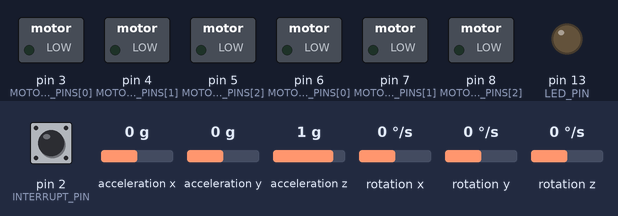
The sketch below on a simulated Arduino Uno, built with avr-gcc and run on an emulated ATmega328P. Parts: switched loads named in the sketch (green lamp = pin HIGH), output pins drawn as LEDs (lit = HIGH). Dashed ring = blinking. The test bench sets the inputs (shaded band); at power-on: acceleration x 0 g, acceleration y 0 g, acceleration z 1 g, pin 2 (INTERRUPT_PIN) LOW, rotation x 0 °/s, rotation y 0 °/s, rotation z 0 °/s. The sensor or clock chip raises its interrupt line as the real part does; what the sketch prints to the serial monitor is not drawn.

Above: at 1.8 s.
1.9 s: acceleration x set to -0.2 g
At 2.15 s:
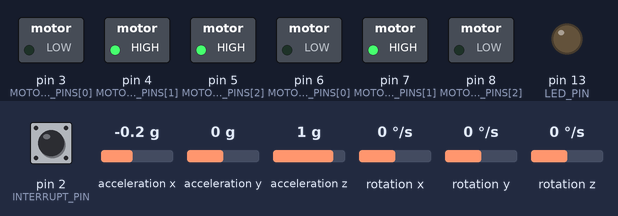
4.9 s: acceleration y set to 0.8 g
At 5.1 s:
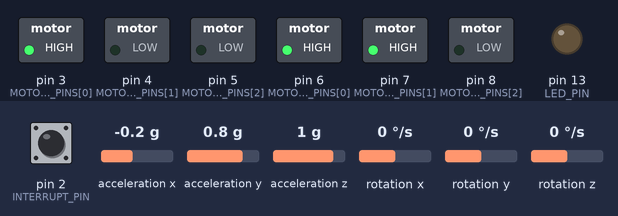
7.9 s: acceleration z set to 1.4 g
At 8.09 s:
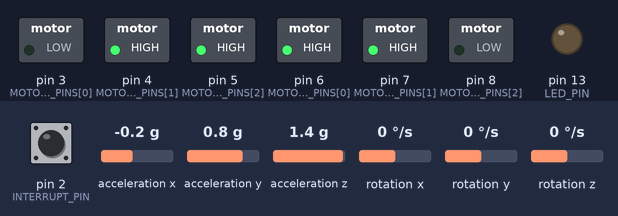
10.9 s: acceleration y set to -1.4 g
At 11.0 s:
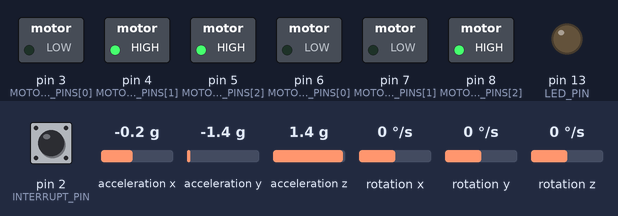
13.9 s: acceleration x set to 0 g
At 14.07 s:
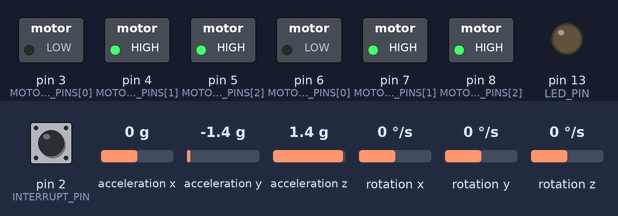
16.9 s: acceleration x set to -1.4 g
At 17.08 s:
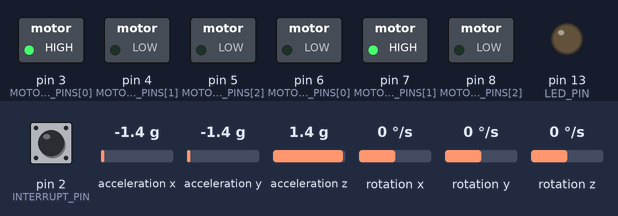
Timing chart, 0 to 20.9 s (numbered marks = the images above; inputs shaded):
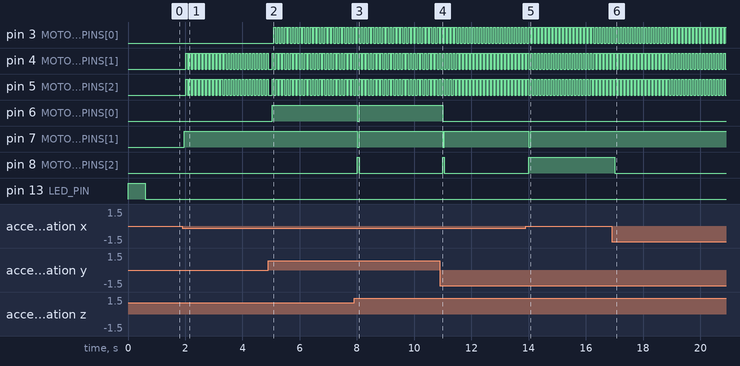

Measured:
- the behaviour switches between 0 and -0.1 g on acceleration x (found by bisection; images 0 and 1)
- after the input at 1.9 s, pin 4 (MOTOR_PUL_PINS[1]), pin 5 (MOTOR_PUL_PINS[2]): alternates HIGH for 0.06 s and LOW for 0.06 s, starting after 0.12 s; pin 7 (MOTOR_DIR_PINS[1]): LOW → HIGH after 0.06 s
- after the input at 4.9 s, pin 3 (MOTOR_PUL_PINS[0]): alternates HIGH for 0.06 s and LOW for 0.06 s, starting after 0.20 s; pin 6 (MOTOR_DIR_PINS[0]): LOW → HIGH after 0.14 s
- after the input at 7.9 s, pin 6 (MOTOR_DIR_PINS[0]), pin 7 (MOTOR_DIR_PINS[1]): HIGH → LOW after 0.12 s, → HIGH 0.06 s later; pin 8 (MOTOR_DIR_PINS[2]): LOW → HIGH after 0.12 s, → LOW 0.06 s later
- after the input at 10.9 s, pin 6 (MOTOR_DIR_PINS[0]): HIGH → LOW after 0.10 s; pin 7 (MOTOR_DIR_PINS[1]): HIGH → LOW after 0.10 s, → HIGH 0.06 s later; pin 8 (MOTOR_DIR_PINS[2]): LOW → HIGH after 0.10 s, → LOW 0.06 s later
- after the input at 13.9 s, pin 7 (MOTOR_DIR_PINS[1]): HIGH → LOW after 0.11 s, → HIGH 0.06 s later; pin 8 (MOTOR_DIR_PINS[2]): LOW → HIGH after 0.11 s
- after the input at 16.9 s, pin 8 (MOTOR_DIR_PINS[2]): HIGH → LOW after 0.11 s

The sketch:

Main.ino
```cpp
#include <Arduino.h>
#include "MotorControl.h"
#include "MPU6050_YPR.h"

unsigned long lastTime;
float move_d[2];
static float ypr[3];
static double resultspeed, magnitude, rollError, pitchError, rollOutput, pitchOutput, prevPitchError, prevRollError;
static double pitchSetpoint = 0, rollSetpoint = 0, Kd = 5;

static const double max_angle = 5.0f * PI / 180.0f; // Angle in rad
// --- Hardware and configuration parameters ---
const int MOTOR_PUL_PINS[] = {3, 4, 5};
const int MOTOR_DIR_PINS[] = {6, 7, 8};

const int MICROSTEP = 8;
const float MOTOR_STEP_ANGLE = 1.8f;
const float WHEEL_SIZE = 100.0f; // in mm (diameter)
const float STEP_SIZE = MOTOR_STEP_ANGLE / MICROSTEP;

// Global motor timers and flags:
long motor_timers[] = {0, 0, 0};
bool motor_flags[] = {false, false, false};

int checksignage(float number)
{
  if(number >= 0){
    return 1;
  }
  else return -1;
}

float mapFloat(float x, float in_min, float in_max, float out_min, float out_max){
  float result = (x - in_min) * (out_max - out_min) / (in_max - in_min) + out_min;
  if (result <= -1.0f){
    result = -1.0f;
    return result;
  }
  else if(result >= 1.0f){
    result = 1.0f;
     return result;
  }
  else return result;
}

void setup() {
  // Initialize motor pins as outputs.
  for (int i = 0; i < 3; i++)
  {
    pinMode(MOTOR_PUL_PINS[i], OUTPUT);
    pinMode(MOTOR_DIR_PINS[i], OUTPUT);
  }
  setup_MPU6050(true);
}

void loop()
{
  unsigned long currentTime = millis();
  float dt = (currentTime - lastTime) / 1000.0f;  // delta time in seconds
  lastTime = currentTime;

  if (dt <= 0) dt = 0.001f; // Avoid division by zero

  bool b_newMpuData = readout_mpu_ypr(ypr);

  // P only
  pitchError = pitchSetpoint - ypr[1];
  rollError = rollSetpoint - ypr[2];

  // Derivative terms
  float dPitch = (pitchError - prevPitchError) / dt;
  float dRoll  = (rollError - prevRollError) / dt;

  prevPitchError = pitchError;
  prevRollError = rollError;

  // Map to motor control range
  pitchOutput = mapFloat(pitchError, -max_angle, max_angle, -1.0f, 1.0f) + Kd * dPitch;
  rollOutput = mapFloat(rollError, -max_angle, max_angle, -1.0f, 1.0f) + Kd * dRoll;

  pitchOutput = constrain(pitchOutput, -1.0f, 1.0f);
  rollOutput = constrain(rollOutput, -1.0f, 1.0f);

  Serial.print(pitchOutput);
  Serial.print("\t");
  Serial.print(rollOutput);
  Serial.print("\t");

  //resultspeed = (fabs(rollOutput) + fabs(pitchOutput))/2.0f;
  //resultspeed = constrain(resultspeed, 0.0f, 1.0f);
  magnitude = sqrt((pitchOutput * pitchOutput )+ (rollOutput*rollOutput));
  float speedm = max(pitchOutput, rollOutput);
  //Serial.print("Resultspeed:");
  //Serial.print(resultspeed);
  Serial.print("\t");
  Serial.print("Magnitude: ");
  Serial.print(magnitude);
  Serial.print("\t");

  /*
  Serial.print("pitchOutput: ");
  Serial.print(pitchOutput);
  Serial.print("\t");
  Serial.print("rollOutput: ");
  Serial.println(rollOutput);
  */

  if(magnitude <= 0.00001f) return; // don't let NAN values through

  move_d[0] = (float)(pitchOutput / magnitude);
  move_d[1] = (float)(rollOutput / magnitude);

  //move_d[0] = 1;
  //move_d[1] = 0;
  Serial.print(", move_d0: ");
  Serial.print(move_d[0]);
  Serial.print(", move_d1: ");
  Serial.println(move_d[1]);
  magnitude = (magnitude / sqrt(2));

  move(move_d, speedm);
}
```

MPU6050_YPR.cpp
```cpp
#include "I2Cdev.h"
#include "MPU6050_6Axis_MotionApps612.h"
#include "Wire.h"
#include "MPU6050_YPR.h"

MPU6050 mpu;

#define INTERRUPT_PIN 2
#define LED_PIN 13

bool blinkState = false;

// MPU control/status vars
bool dmpReady = false;  // set true if DMP init was successful
uint8_t mpuIntStatus;   // holds actual interrupt status byte from MPU
uint8_t devStatus;      // return status after each device operation (0 = success, !0 = error)
uint16_t packetSize;    // expected DMP packet size (default is 42 bytes)
uint16_t fifoCount;     // count of all bytes currently in FIFO
uint8_t fifoBuffer[64]; // FIFO storage buffer

// orientation/motion vars
Quaternion q;           // [w, x, y, z]         quaternion container
VectorFloat gravity;    // [x, y, z]            gravity vector

// ================================================================
// ===               INTERRUPT DETECTION ROUTINE                ===
// ================================================================

volatile bool mpuInterrupt = false;     // indicates whether MPU interrupt pin has gone high
void dmpDataReady() {
  mpuInterrupt = true;
}

// ================================================================
// ===                      INITIAL SETUP                       ===
// ================================================================

void setup_MPU6050(bool calibrate)
{
  pinMode(LED_PIN, OUTPUT);
  digitalWrite(LED_PIN, 1);
  Wire.begin();
  Wire.setClock(400000); // 400kHz I2C clock. Comment this line if having compilation difficulties

  Serial.begin(9600);
  while (!Serial); // wait for Leonardo enumeration, others continue immediately

  // initialize device
  Serial.println(F("Initializing I2C devices..."));
  mpu.initialize();
  pinMode(INTERRUPT_PIN, INPUT);

  // verify I2C connection
  Serial.println(F("Testing device connections..."));
  Serial.println(mpu.testConnection() ? F("MPU6050 connection successful") : F("MPU6050 connection failed"));

  // load and configure the DMP
  Serial.println(F("Initializing DMP..."));
  devStatus = mpu.dmpInitialize();

  // supply your own gyro offsets here, scaled for min sensitivity
  mpu.setXAccelOffset(OFFSET_X_ACCEL);
  mpu.setYAccelOffset(OFFSET_Y_ACCEL);
  mpu.setZAccelOffset(OFFSET_Z_ACCEL);
  mpu.setXGyroOffset(OFFSET_X_GYRO);
  mpu.setYGyroOffset(OFFSET_Y_GYRO);
  mpu.setZGyroOffset(OFFSET_Z_GYRO);

  // make sure it worked (returns 0 if so)
  if (devStatus == 0) {
    if (calibrate == true){
      Serial.println("Calibration in the progress!");
      // Calibration Time: generate offsets and calibrate our MPU6050
      mpu.CalibrateAccel(6);
      mpu.CalibrateGyro(6);
      mpu.PrintActiveOffsets();
      Serial.println();
    }
    Serial.println("Predefined offsets are set!");

    // turn on the DMP, now that it's ready
    Serial.println(F("Enabling DMP..."));
    mpu.setDMPEnabled(true);

    // enable Arduino interrupt detection
    attachInterrupt(digitalPinToInterrupt(INTERRUPT_PIN), dmpDataReady, RISING);
    mpuIntStatus = mpu.getIntStatus();

    // set our DMP Ready flag so the main loop() function knows it's okay to use it
    Serial.println(F("DMP ready! Waiting for first interrupt..."));
    dmpReady = true;

    // get expected DMP packet size for later comparison
    packetSize = mpu.dmpGetFIFOPacketSize();
  } else {
    Serial.print(F("DMP Initialization failed (code "));
    Serial.print(devStatus);
    Serial.println(F(")"));
  }
  digitalWrite(LED_PIN, 0);
}

// ================================================================
// ===                    MAIN PROGRAM LOOP                     ===
// ================================================================

bool readout_mpu_ypr(float* ypr)
{
  // if programming failed, don't try to do anything
  if (!dmpReady){
    Serial.println("Programming the dmp of the mpu6050 failed.");
    return false;
  }
  // read a packet from FIFO
  if (mpu.dmpGetCurrentFIFOPacket(fifoBuffer))
  { // Get the Latest packet
    mpu.dmpGetQuaternion(&q, fifoBuffer);
    mpu.dmpGetGravity(&gravity, &q);
    mpu.dmpGetYawPitchRoll(ypr, &q, &gravity);
    return true;
  }
  return false;
}
```

MPU6050_YPR.h
```cpp
#ifndef MPU6050_PID_YPR
#define MPU6050_PID_YPR

// OFFSETS on flat surface

#define OFFSET_X_ACCEL -2844
#define OFFSET_Y_ACCEL -827
#define OFFSET_Z_ACCEL 1614
#define OFFSET_X_GYRO 63
#define OFFSET_Y_GYRO 6
#define OFFSET_Z_GYRO 1

void setup_MPU6050(bool calibrate);
bool readout_mpu_ypr(float* ypr);

#endif
```

MotorControl.cpp
```cpp
#include "MotorControl.h"

float lastWheelVel[3] = {0, 0, 0};

int wheelDelay(float percentSpeed) {
  const int MIN_DELAY = 2000;   // Minimum step delay (fastest speed) 2000
  const int MAX_DELAY = 100000; // Maximum step delay (slowest speed)  7500

  percentSpeed = constrain(percentSpeed, 0.0f, 1.0f);
  //Serial.println(MIN_DELAY + (MAX_DELAY - MIN_DELAY) * (1.0f-percentSpeed));
  return MIN_DELAY + (MAX_DELAY - MIN_DELAY) * (1.0f-percentSpeed);
}

void direction2wheelVelocity(const float moveDirection[2], float wheelVel[3]) {
  float phi = atan2(moveDirection[1], moveDirection[0]);
  const float wheelAngles[3] = { 0.0f, PI * 2/3, -PI * 2/3 };

  float raw[3];
  float maxVal = 0;

  for (int i = 0; i < 3; i++) {
    raw[i] = sin(wheelAngles[i] - phi);
    if (fabs(raw[i]) > maxVal)
      maxVal = fabs(raw[i]);
  }

  if (maxVal < 1e-6) {
    for (int i = 0; i < 3; i++)
      wheelVel[i] = 0;
  }
  else {
    for (int i = 0; i < 3; i++)
      wheelVel[i] = raw[i] / maxVal;
  }
}

void rotateWheel(float motorspeed, bool dir, int wheelIndex) {
  if(motorspeed <= 0.0f) return;
  float delayVal = wheelDelay(motorspeed);

  if (micros() - motor_timers[wheelIndex] >= (delayVal / 2.0f)) {
    digitalWrite(MOTOR_DIR_PINS[wheelIndex], dir);
    digitalWrite(MOTOR_PUL_PINS[wheelIndex], motor_flags[wheelIndex]);
    motor_timers[wheelIndex] = micros();
    motor_flags[wheelIndex] = !motor_flags[wheelIndex];
  }
}

void move(const float moveDirection[2], float speedPercent) {
  float wheelVel[3];
  direction2wheelVelocity(moveDirection, wheelVel);
  for (int i = 0; i < 3; i++)
  {
    lastWheelVel[i] = wheelVel[i];
    bool dir = (wheelVel[i] >= 0);
    float speed = fabs(wheelVel[i]) * speedPercent;
    rotateWheel(speed, dir, i);
  }
}

void printMotorState() {
  Serial.println("Motor Status:");
  for (int i = 0; i < 3; i++) {
    Serial.print("Motor ");
    Serial.print(i);
    Serial.print(": Timer = ");
    Serial.print(motor_timers[i]);
    Serial.print(" | Flag = ");
    Serial.print(motor_flags[i] ? "HIGH" : "LOW");
    Serial.print(" | Speed = ");
    Serial.print(lastWheelVel[i], 4);
    Serial.println(" m/s");
  }
}
```

MotorControl.h
```cpp
#ifndef MOTORCONTROL_H
#define MOTORCONTROL_H

#include <Arduino.h>

// External declarations for pins and configuration parameters:
extern const int MOTOR_PUL_PINS[];
extern const int MOTOR_DIR_PINS[];
extern const int MICROSTEP;
extern const float MOTOR_STEP_ANGLE;
extern const float WHEEL_SIZE; // in millimeters
extern const float STEP_SIZE;
extern long motor_timers[];

extern bool motor_flags[];

// Returns the delay (in milliseconds) per step for a given wheel speed (in m/s).
int wheelDelay(float wheelSpeed);

// Convert a desired movement vector (x, y) into wheel velocities.
// The wheel arrangement is assumed to be at 0°, 120°, and 240°.
void direction2wheelVelocity(const float moveDirection[2], float wheelVel[3]);

// Rotates a given wheel at a specified speed and direction.
// 'speed' is the absolute speed (in m/s) and 'dir' indicates the direction.
void rotateWheel(float speed, bool dir, int wheelIndex);

// Takes a 2-element array for movement direction (x and y in m/s)
// and updates all wheels accordingly.
void move(const float moveDirection[2], float speedPercent);

void printMotorState();

#endif
```
